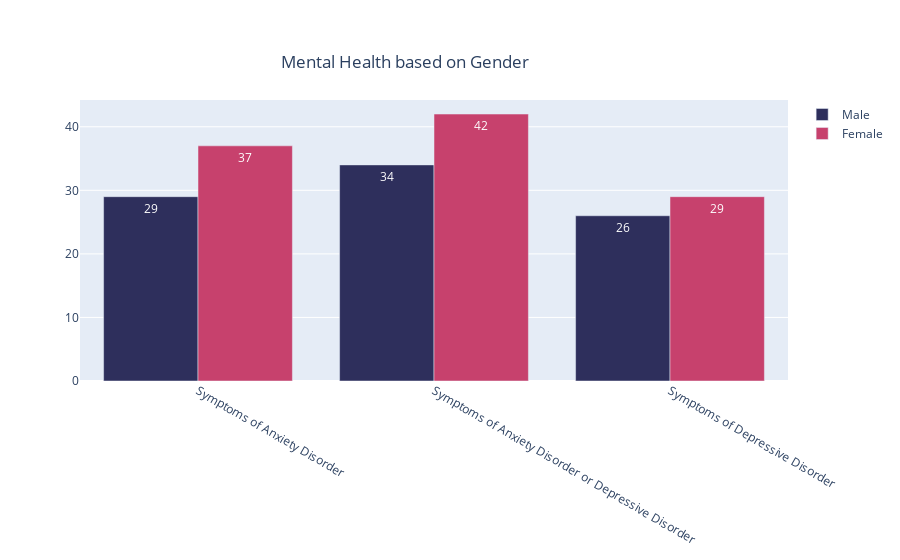

Notebook cell for this chart:
### Code cell
#Creating Bar plots using plotly
fig = go.Figure()
fig.add_trace(go.Bar(
    x=male_total["indicator"],
    y=male_total["value"],
    name='Male',
    marker_color='#2e2f5c', text= male_total["value"],
            textposition='auto'
))
fig.add_trace(go.Bar(
    x=female_total["indicator"],
    y=female_total["value"],
    name='Female',
    marker_color='#c7416d', text= female_total["value"], textposition='auto'
))


fig.update_layout(barmode = 'group',
    title={'text': "Mental Health based on Gender",'y':0.9,'x':0.45,'xanchor': 'center', 'yanchor': 'top'})

fig.show()

### Figure 1 — Plotly figure (JSON) as saved in the notebook; plotly's stock layout.template omitted (floating-point values rounded to 4 significant figures)
{"data": [{"marker": {"color": "#2e2f5c"}, "name": "Male", "text": [29, 34, 26], "textposition": "auto", "type": "bar", "x": ["Symptoms of Anxiety Disorder", "Symptoms of Anxiety Disorder or Depressive Disorder", "Symptoms of Depressive Disorder"], "y": [29, 34, 26]}, {"marker": {"color": "#c7416d"}, "name": "Female", "text": [37, 42, 29], "textposition": "auto", "type": "bar", "x": ["Symptoms of Anxiety Disorder", "Symptoms of Anxiety Disorder or Depressive Disorder", "Symptoms of Depressive Disorder"], "y": [37, 42, 29]}], "layout": {"barmode": "group", "title": {"text": "Mental Health based on Gender", "x": 0.45, "xanchor": "center", "y": 0.9, "yanchor": "top"}}}
